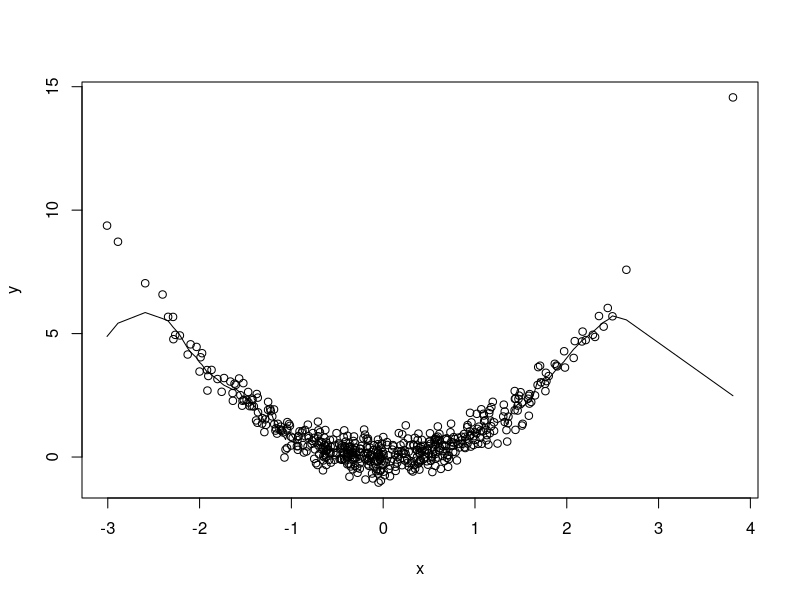

Write R code to recreate this figure.
# 设置工作路径
setwd("D:\\softwares\\applied statistics\\rcodelearning\\chap27\\sourcecode")
k_near_kernal <- function(px, x, y, kfun, k) {
    # px是核估计选取的点，x,y是原始数据
    h <- sort(abs(px - x))[k]
    # 权重求和
    weight_all <- sum(kfun((x - px) / h))
    # 权重
    weight <- kfun((x - px) / h) / weight_all
    # 核估计的结果y
    py <- sum(weight * y)
    return(py)
}
# 设置随机数
set.seed(1)
# 设置样本量
samplesize <- 500
# 生成x
x <- rnorm(samplesize)
# 生成y
y <- x^2 + rnorm(samplesize, 0, 0.4)
# 合并为dataframe
dataf <- data.frame(x, y)
# 核估计
ny <- sapply(x, k_near_kernal, x = x, y = y, dnorm, k = 5)
# 将ny作为新一列加入到dataframe
dataf$ny <- ny
# 按照x排序
dataf <- dataf[order(x), ]
# 开始绘图
dev.new()
# 保存文件
pdf("../codeimage/code4.pdf")
# 绘制散点图
plot(x, y, data = dataf)
# 绘制核密度曲线，必须是dataf$这种形式
lines(dataf$x, dataf$ny, type = "l")
# 关闭图形
dev.off()
# 关闭文件
dev.off()
# 保存工作空间
save.image("R4.RData")
